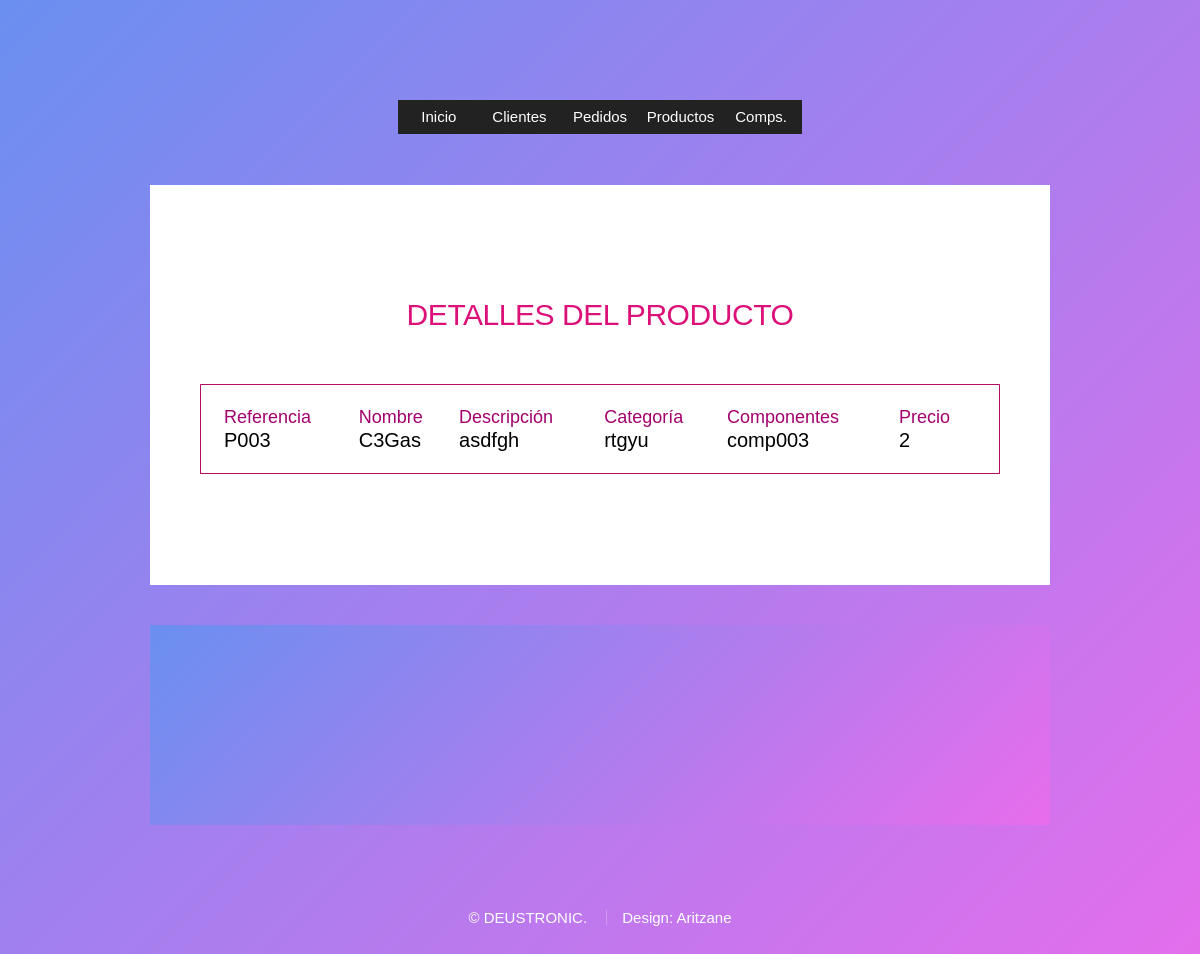
Page /miApp/productos/5/ on the earlier database version.
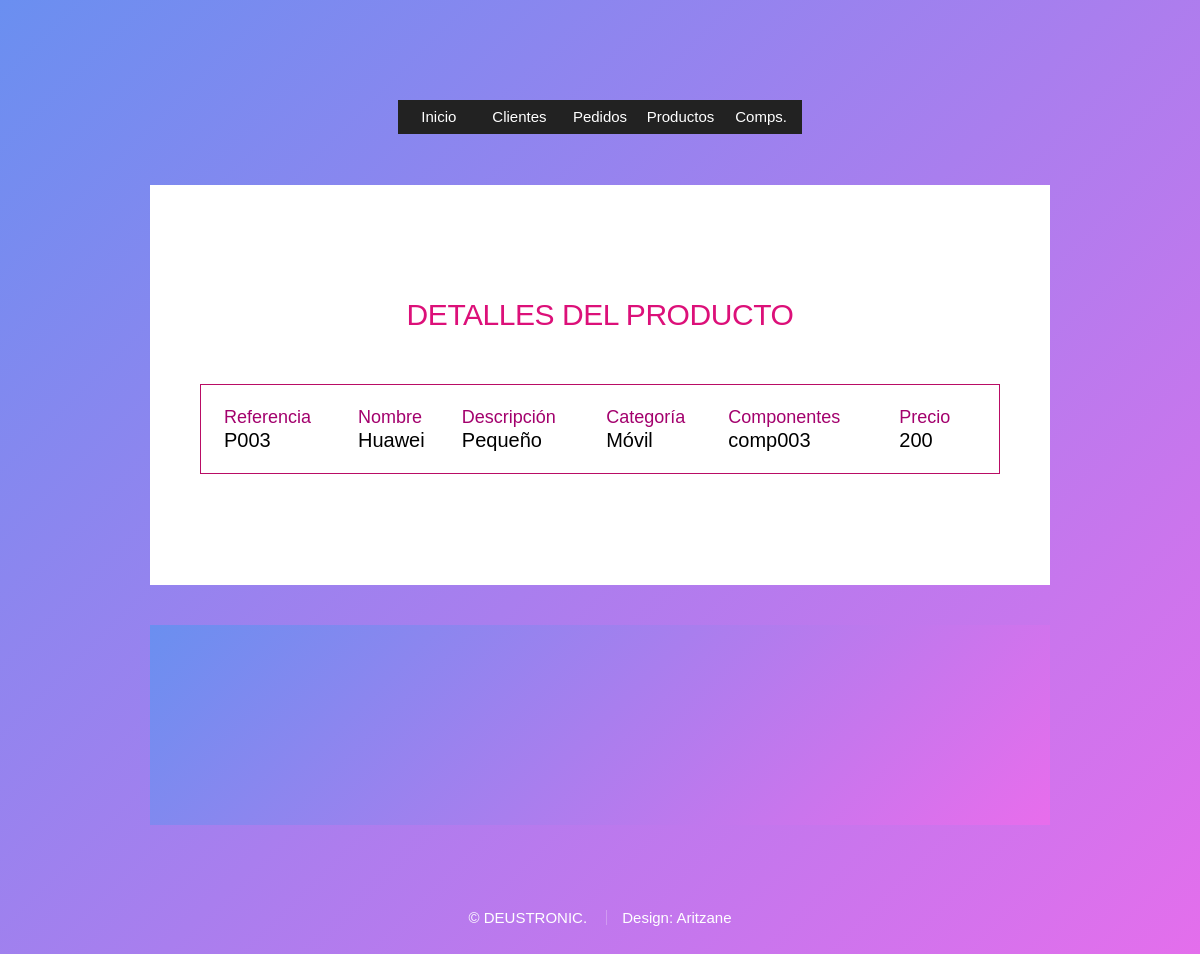
Same page on the later database version.
### miApp/models.py (models this page shows, shortened)
class Productos(models.Model):
    referencia = models.CharField(max_length=50)
    precio = models.IntegerField()
    nombre = models.CharField(max_length=30)
    descripcion = models.CharField(max_length=100)
    categoria = models.CharField(max_length=40) #DICCIONARIO DE CATEGORIAS(?
    tipo_componentes = models.ManyToManyField(Componente)

class Componente(models.Model):
    codigo = models.CharField(max_length=20, default = '')
    modelo = models.CharField(max_length=30)
    marca = models.CharField(max_length=30)

### miApp/views.py (the view)
# urls.py: path('productos/<int:pk>/', views.ProductoDetailView.as_view(), name='productodetalle'),
class ProductoDetailView(DetailView):
    model = Productos
    template_name = 'producto_detalle.html'
    def get_context_data(self, **kwargs):
        context = super(ProductoDetailView, self).get_context_data(**kwargs)
        context['titulo_pagina'] = 'Detalles del producto'
        return context

### miApp/templates/producto_detalle.html (shortened to what this page needs)
{% extends "base.html" %}
{% block intro %}
    <table class="tabla">
                <colgroup>
                    <col span="5">
                <thead>
                    <tr>
                        <td>Referencia</td>
                        <td>Nombre</td>
                        <td>Descripción</td>
                        <td>Categoría</td>
                        <td>Componentes</td>
                        <td>Precio</td>
                    </tr>
                </thead>
                        <tbody>
                    <tr>
                        <td>{{ productos.referencia }}</td>
                        <td>{{ productos.nombre }}</td>
                        <td>{{ productos.descripcion }}</td>
                        <td>{{ productos.categoria }}</td>
                            {% for comp in object.tipo_componentes.all %}
                        <td>{{ comp.codigo }}</td>
                            {% endfor %}
                        <td>{{ productos.precio }}</td>
                    </tr>
                        </tbody>
    </table>
{% endblock intro %}

### miApp/templates/base.html (shortened to what this page needs)
<!DOCTYPE html>
<html lang="en">
<head>
</head>
<body class="is-preload">
			<div id="wrapper">
					<nav id="nav">
						<a href="http://127.0.0.1:8000/miApp/" ><span>Inicio</span></a>
						<a href="http://127.0.0.1:8000/miApp/clientes" ><span>Clientes</span></a>
						<a href="http://127.0.0.1:8000/miApp/pedidos" ><span>Pedidos</span></a>
						<a href="http://127.0.0.1:8000/miApp/productos" ><span>Productos</span></a>
						<a href="http://127.0.0.1:8000/miApp/componentes" ><span>Comps.</span></a>
					</nav>
				<div id="main">
							<article id="home" class="panel intro">
								<header>
									<h1 class="titulo">{{ titulo_pagina }}</h1>
									{% block intro %}{% endblock %}
								</header>
							</article>
							<article id="work" class="panel">
								<header>
									<h2 class="titulo">{{ titulo_form }}</h2>
								</header>
							</article>
					</div>
					<div id="footer">
						<ul class="copyright">
							<li>© DEUSTRONIC.</li>
							<li>Design: <a href="https://github.com/anesanchiz/RETO2">Aritzane</a></li>
						</ul>
					</div>
			</div>
	</body>
</html>

### miApp/templates/producto_detalle.html (style rules this page uses)
.tabla { border: 1px solid #B90C65; padding: 20px; }
#main > #work { background: linear-gradient(135deg, #6A8FF0 0%, #E86DEC 100%); }

Differences in the rows shown:
changed Productos: nombre "C3Gas" → "Huawei"; descripcion "asdfgh" → "Pequeño"; categoria "rtgyu" → "Móvil"; precio "2" → "200"
